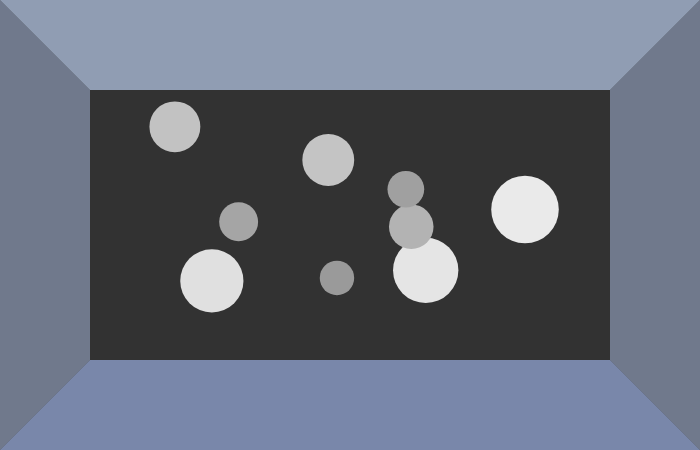
Frame 1 (no input)
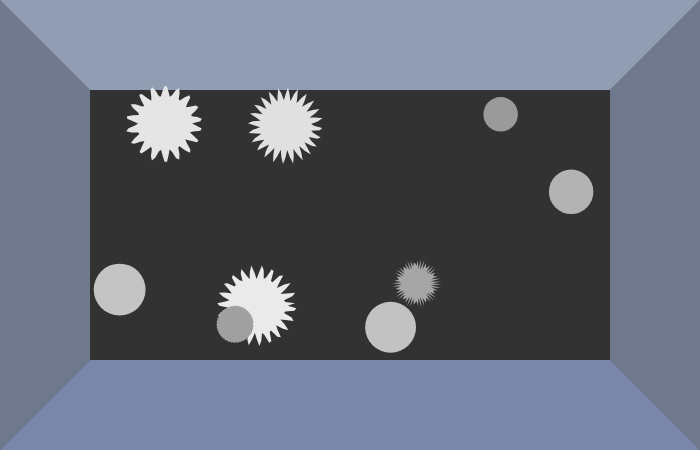
Frame 60 (no input)
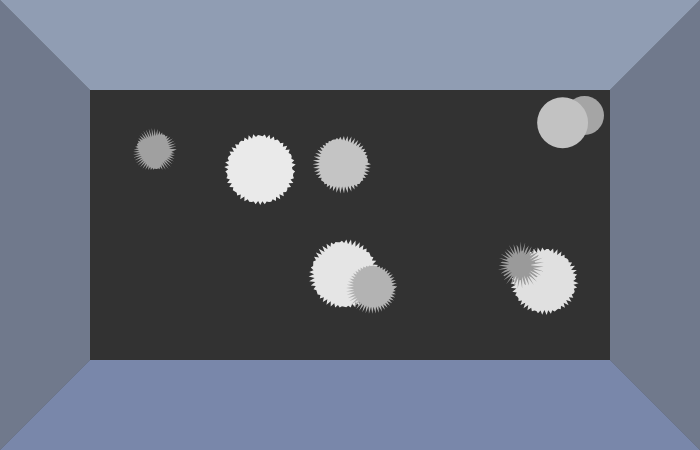
Frame 120 (the mouse pressed at the canvas centre since frame 60)

The p5.js sketch that drew these frames (run headless with seeded random() and noise() and a simulated clock; from frame 60 on, the mouse is pressed at the canvas centre):

// p5.js sketch
// ── sketch.js
const W = 700, H = 450;
let inset = 90;              // 矩形内口子
let balls = [];
const BALL_COUNT = 9;



// 波纹参数
const RIPPLE_RISE_FRAMES = 30;
const RIPPLE_DECAY_FRAMES = 60;
const RIPPLE_DELAY_FRAMES = 6;
const FREQ_START = 60.0;
const FREQ_END   = 0.0;
const AMP_MAX    = 9.0;
const NOISE_SCALE = 0.8;



function setup() {
  createCanvas(W, H);
  noStroke();
  initBalls();               // 生成小球
}




function draw() {
  background(50);
  drawTank();
  for (let b of balls) {
    updateBall(b);
    drawBall(b);
  }
}




/* ---------- Tank ---------- */
function drawTank() {
  const colTop    = color(200,220,255,160);
  const colSide   = color(180,200,240,120);
  const colBottom = color(150,170,220,180);

  const x1=inset,     y1=inset;      // 左上
  const x2=W-inset,   y2=inset;      // 右上
  const x3=W-inset,   y3=H-inset;    // 右下
  const x4=inset,     y4=H-inset;    // 左下

  fill(colBottom); quad(x4,y4, x3,y3,  W,H,  0,H);
  fill(colSide);   quad(0,0,   x1,y1,  x4,y4, 0,H);
  fill(colSide);   quad(W,0,   W,H,    x3,y3, x2,y2);
  fill(colTop);    quad(0,0,   W,0,    x2,y2, x1,y1);
}




/* ---------- Helpers: 反弹 + 波纹 ---------- */
// 小写 reflect（统一大小写）
const reflect = (p, v, lo, hi) => {
  let c = false;
  if (p < lo) { p = lo; v *= -1; c = true; }
  if (p > hi) { p = hi; v *= -1; c = true; }
  return [p, v, c];
};

const rippleReset = r => Object.assign(r, {
  active:true, life:0, delay:RIPPLE_DELAY_FRAMES,
  freq:FREQ_START, phase:random(TAU), seed:random(1000), _ampNow:0
});

const rippleStep = r => {
  if (!r.active) { r._ampNow = 0; return; }
  r.life++;
  let amp = 0;                         // 用同一个小写 amp
  if (r.life > r.delay) {
    const t = r.life - r.delay;
    const rise  = constrain(t / RIPPLE_RISE_FRAMES, 0, 1);
    const decay = exp(-(max(0, t - RIPPLE_RISE_FRAMES)) / RIPPLE_DECAY_FRAMES);
    amp = AMP_MAX * easeOutQuad(rise) * decay;
    const u = constrain(t / (RIPPLE_RISE_FRAMES + RIPPLE_DECAY_FRAMES), 0, 1);
    r.freq  = lerp(FREQ_START, FREQ_END, easeOutQuad(u));
    r.phase += 0.18;
    if (amp < 0.05 && r.life > r.delay + RIPPLE_RISE_FRAMES) r.active = false;
  }
  r._ampNow = amp;
};







/* ---------- Balls ---------- */
function initBalls() {
  balls.length = 0;
  for (let i = 0; i < BALL_COUNT; i++) {
    const z = random(0.2, 1.0), r = lerp(10, 38, z);
    const xmin = inset + r, xmax = W - inset - r;
    const ymin = inset + r, ymax = H - inset - r;
    balls.push({
      x: random(xmin, xmax),
      y: random(ymin, ymax),
      vx: random([-1, 1]) * lerp(2.0, 5.0, z),
      vy: random([-1, 1]) * lerp(2.0, 5.0, z),
      r, z,
      shade: floor(lerp(120, 255, z)),
      ripple: { active:false, life:9999, delay:0, phase:random(TAU), freq:FREQ_END, seed:random(1000), _ampNow:0 }
    });
  }
}





function updateBall(b) {
  b.x += b.vx; b.y += b.vy;

  const xmin = inset + b.r, xmax = W - inset - b.r;
  const ymin = inset + b.r, ymax = H - inset - b.r;

  let c; [b.x, b.vx, c] = reflect(b.x, b.vx, xmin, xmax);
  let c2; [b.y, b.vy, c2] = reflect(b.y, b.vy, ymin, ymax);
  if (c || c2) rippleReset(b.ripple);

  rippleStep(b.ripple);
}






function drawBall(b) {
  push(); translate(b.x, b.y); fill(b.shade); noStroke();
  const { _ampNow: amp = 0, freq = FREQ_END, phase = 0, seed = 0 } = b.ripple;

  if (amp <= 0.001) {
    circle(0, 0, b.r * 2);
  } else {
    beginShape();
    const steps = 96;
    for (let i = 0; i < steps; i++) {
      const a = (i / steps) * TAU;
      const n = noise(seed + cos(a) * NOISE_SCALE, seed + sin(a) * NOISE_SCALE);
      const dr = sin(a * freq + phase + n * TAU * 0.25) * amp * (0.6 + 0.4 * n);
      const rr = max(2, b.r + dr);
      vertex(cos(a) * rr, sin(a) * rr);
    }
    endShape(CLOSE);
  }
  pop();
}






/* ---------- Easing ---------- */
function easeOutQuad(t){ return 1 - (1 - t) * (1 - t); }

// ── bballs.html
<!DOCTYPE html>
<html lang="zh-CN">
<head>
  <meta charset="utf-8" />
  <title>bouncing balls</title>

  <!-- 引入 p5.js 官方 CDN -->
  <script src="https://cdnjs.cloudflare.com/ajax/libs/p5.js/1.9.0/p5.min.js"></script>

  <!-- 代码文件 -->
  <script src="sketch.js"></script>

  <style>
    body {
      margin: 0;
      background: #1a1a1a;
      display: flex;
      justify-content: center;
      align-items: center;
      height: 100vh;
    }
    canvas {
      box-shadow: 0 0 20px rgba(0,0,0,0.5);
      border-radius: 10px;
    }
  </style>
</head>
<body>
</body>
</html>
